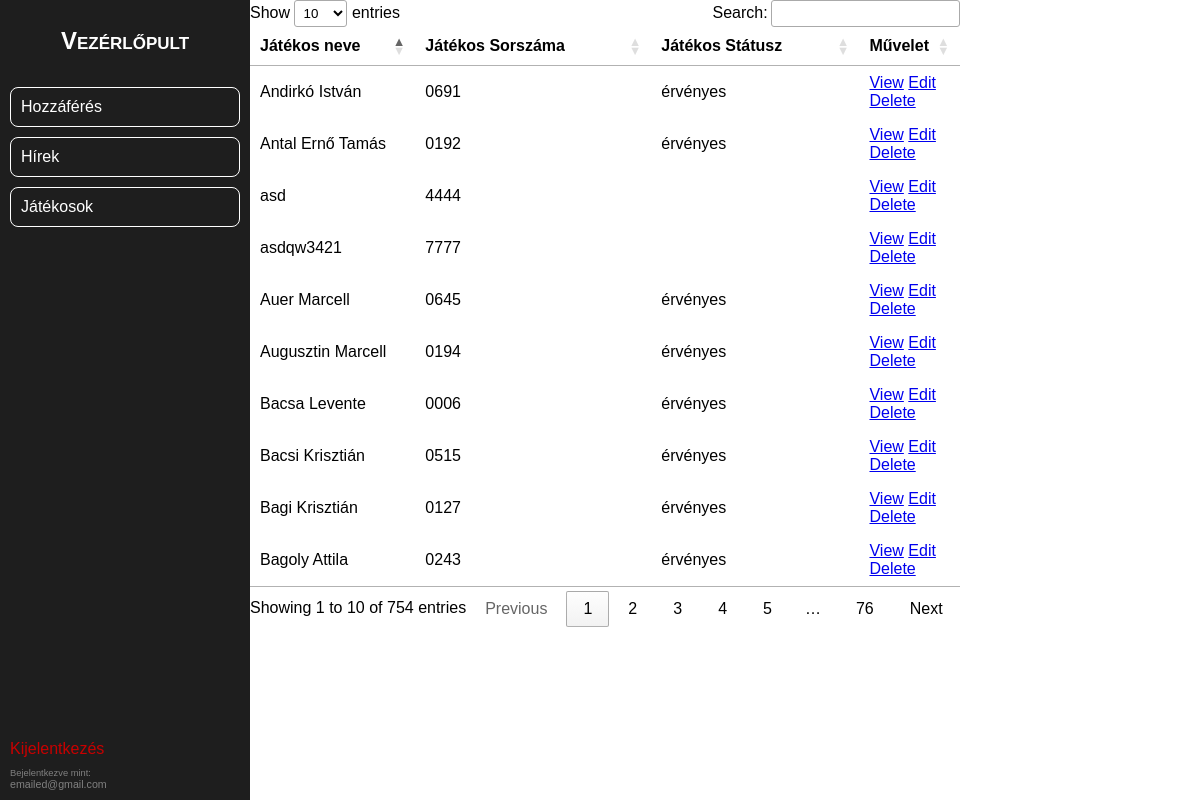
Page /admin/players/ezt_szerintem_folosleges_players_health_existing.php (signed in) on the earlier database version.
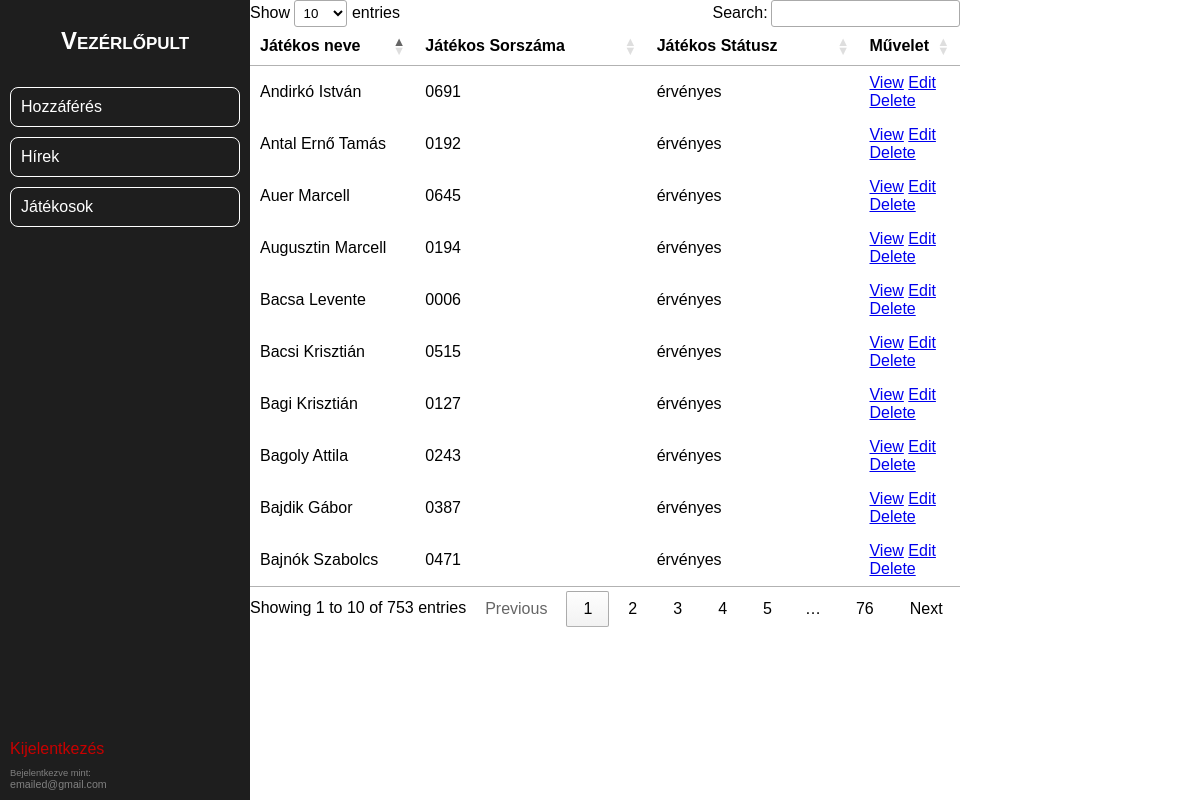
Same page on the later database version.
### tables this page shows
CREATE TABLE IF NOT EXISTS `players_data` (
  `player_id` int NOT NULL AUTO_INCREMENT,
  `name` varchar(100) DEFAULT NULL,
  `registration_number` varchar(10) DEFAULT NULL,
  `validity_date` date DEFAULT NULL,
  `status` enum('érvényes','eltiltva','érvényletelen') DEFAULT NULL,
  `suspension_start_date` date DEFAULT NULL,
  `suspension_end_date` date DEFAULT NULL,
  `profile_pic` text NOT NULL,
  PRIMARY KEY (`player_id`)
);

### admin/players/ezt_szerintem_folosleges_players_health_existing.php (the view, shortened to what this page needs)
<?php
include("../headers/header.php");
?>
<div class="posts-list w-100 p-5">
    <div class="news-container">
        <link rel="stylesheet" type="text/css" href="https://cdn.datatables.net/1.10.25/css/jquery.dataTables.min.css">
        <table class="table table-bordered" id="players-table-data">
            <thead>
                <tr>
                    <th style="width:15%;">Játékos neve</th>
                    <th style="width:45%;">Játékos Sorszáma</th>
                    <th style="width:45%;">Játékos Státusz</th>
                    <th style="width:25%;">Művelet</th>
                </tr>
            </thead>
            <tbody>
                <?php
                include('../../connect.php');
                $sqlSelect = "SELECT * FROM players_data";
                $result = mysqli_query($conn, $sqlSelect);
                while ($data = mysqli_fetch_array($result)) {
                ?>
                    <tr>
                        <td><?php echo $data["name"] ?></td>
                        <td><?php echo $data["registration_number"] ?></td>
                        <td><?php echo $data["status"] ?></td>
                        <td>
                            <a class="btn btn-info" href="players_check.php?id=<?php echo $data["player_id"] ?>">View</a>
                            <a class="btn btn-warning" href="players_health_edit.php?id=<?php echo $data["player_id"] ?>">Edit</a>
                            <a class="btn btn-danger" href="players_health_delete.php?id=<?php echo $data["player_id"] ?>">Delete</a>
                        </td>
                    </tr>
                <?php
                }
                ?>
            </tbody>
        </table>
    </div>
</div>
<?php
include("../headers/footer.php");
?>

### admin/headers/header.php (shortened to what this page needs)
<!DOCTYPE html>
<html lang="en">
<head>
</head>
<body>
    <div class="main">
        <div class="container">
            <h1 class="dashboard"><a href="../panels/dashboard_panel.php">Vezérlőpult</a></h1>
            <div class="menu-container">
                <a href="../panels/admin_panel.php" class="admin">Hozzáférés</a>
                <a href="../panels/news_panel.php" class="news">Hírek</a>
                <a href="../panels/players_panel.php" class="players">Játékosok</a>
            </div>
            <div class="logged">
                <a href="../logout.php" class="logout">Kijelentkezés</a>
                <div class="logged-user">
                    <span class="in-as">Bejelentkezve mint:</span>
                    <span id="user"><?php print $_SESSION["email"] ?></span>
                </div>
            </div>
        </div>

### admin/headers/footer.php
</div>
</body>
</html>

Differences in the rows shown:
removed players_data: name "asd", registration_number "4444"
removed players_data: name "asdqw3421", registration_number "7777"
now on this page (row unchanged): players_data: name "Bajdik Gábor", registration_number "0387", status "érvényes"
now on this page (row unchanged): players_data: name "Bajnók Szabolcs", registration_number "0471", status "érvényes"
Other differences:
text written by a page script: "Show entries Search: Showing 1 to 10 of 754 entries Previous 1 2 3 4 5 … 76 Next" → "Show entries Search: Showing 1 to 10 of 753 entries Previous 1 2 3 4 5 … 76 Next"
